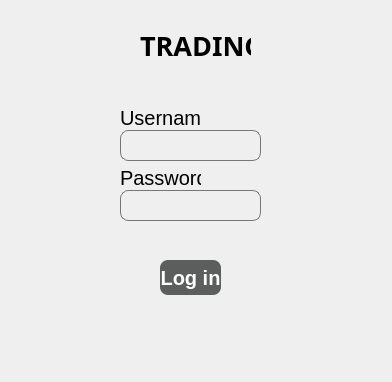
<?xml version="1.0" encoding="UTF-8"?>
<ui version="4.0">
 <class>LogInWindow</class>
 <widget class="QDialog" name="LogInWindow">
  <property name="geometry">
   <rect>
    <x>0</x>
    <y>0</y>
    <width>392</width>
    <height>382</height>
   </rect>
  </property>
  <property name="windowTitle">
   <string>Dialog</string>
  </property>
  <widget class="QPushButton" name="logInButton">
   <property name="geometry">
    <rect>
     <x>160</x>
     <y>260</y>
     <width>61</width>
     <height>35</height>
    </rect>
   </property>
   <property name="font">
    <font>
     <pointsize>15</pointsize>
     <fontweight>DemiBold</fontweight>
    </font>
   </property>
   <property name="cursor">
    <cursorShape>OpenHandCursor</cursorShape>
   </property>
   <property name="styleSheet">
    <string notr="true">QPushButton {
    background-color: rgb(92, 93, 93);
    color: white;

    border: none;
    border-radius: 8px;

    font-weight: 600;
}

QPushButton:hover {
    background-color: rgb(130, 132, 132);
}

QPushButton:pressed {
    background-color: rgb(65, 66, 66);
}</string>
   </property>
   <property name="text">
    <string>Log in</string>
   </property>
   <property name="autoDefault">
    <bool>false</bool>
   </property>
   <property name="default">
    <bool>true</bool>
   </property>
  </widget>
  <widget class="QLabel" name="label">
   <property name="geometry">
    <rect>
     <x>120</x>
     <y>110</y>
     <width>81</width>
     <height>16</height>
    </rect>
   </property>
   <property name="font">
    <font>
     <pointsize>15</pointsize>
    </font>
   </property>
   <property name="text">
    <string>Username:</string>
   </property>
  </widget>
  <widget class="QLabel" name="label_2">
   <property name="geometry">
    <rect>
     <x>120</x>
     <y>170</y>
     <width>81</width>
     <height>16</height>
    </rect>
   </property>
   <property name="font">
    <font>
     <pointsize>15</pointsize>
    </font>
   </property>
   <property name="text">
    <string>Password:</string>
   </property>
  </widget>
  <widget class="QPlainTextEdit" name="invMessTextEdit">
   <property name="geometry">
    <rect>
     <x>120</x>
     <y>230</y>
     <width>141</width>
     <height>31</height>
    </rect>
   </property>
   <property name="font">
    <font>
     <stylestrategy>NoAntialias</stylestrategy>
     <hintingpreference>PreferNoHinting</hintingpreference>
    </font>
   </property>
   <property name="cursor" stdset="0">
    <cursorShape>ArrowCursor</cursorShape>
   </property>
   <property name="styleSheet">
    <string notr="true">background: rgba(242, 250, 255, 0);
color:rgb(255, 156, 157);
</string>
   </property>
   <property name="frameShape">
    <enum>QFrame::Shape::VLine</enum>
   </property>
   <property name="readOnly">
    <bool>true</bool>
   </property>
  </widget>
  <widget class="QLabel" name="label_3">
   <property name="geometry">
    <rect>
     <x>140</x>
     <y>30</y>
     <width>111</width>
     <height>31</height>
    </rect>
   </property>
   <property name="font">
    <font>
     <family>Geneva</family>
     <pointsize>20</pointsize>
     <bold>true</bold>
     <kerning>false</kerning>
    </font>
   </property>
   <property name="text">
    <string>TRADING</string>
   </property>
  </widget>
  <widget class="QLineEdit" name="passLineEdit">
   <property name="geometry">
    <rect>
     <x>120</x>
     <y>190</y>
     <width>141</width>
     <height>31</height>
    </rect>
   </property>
   <property name="styleSheet">
    <string notr="true">QLineEdit{
    background-color: transparent;
    color: #F2F2F2;
    border: 1px solid rgb(117, 119, 119);
    border-radius: 8px;
    padding: 6px 8px;
}

QLineEdit:focus {
    border: 1px solid rgb(199, 202, 202);
}</string>
   </property>
   <property name="echoMode">
    <enum>QLineEdit::EchoMode::Password</enum>
   </property>
  </widget>
  <widget class="QLineEdit" name="unameLineEdit">
   <property name="geometry">
    <rect>
     <x>120</x>
     <y>130</y>
     <width>141</width>
     <height>31</height>
    </rect>
   </property>
   <property name="styleSheet">
    <string notr="true">QLineEdit{
    background-color: transparent;
    color: #F2F2F2;
    border: 1px solid rgb(117, 119, 119);
    border-radius: 8px;
    padding: 6px 8px;
}

QLineEdit:focus {
    border: 1px solid rgb(199, 202, 202);
}</string>
   </property>
  </widget>
 </widget>
 <resources/>
 <connections/>
</ui>
